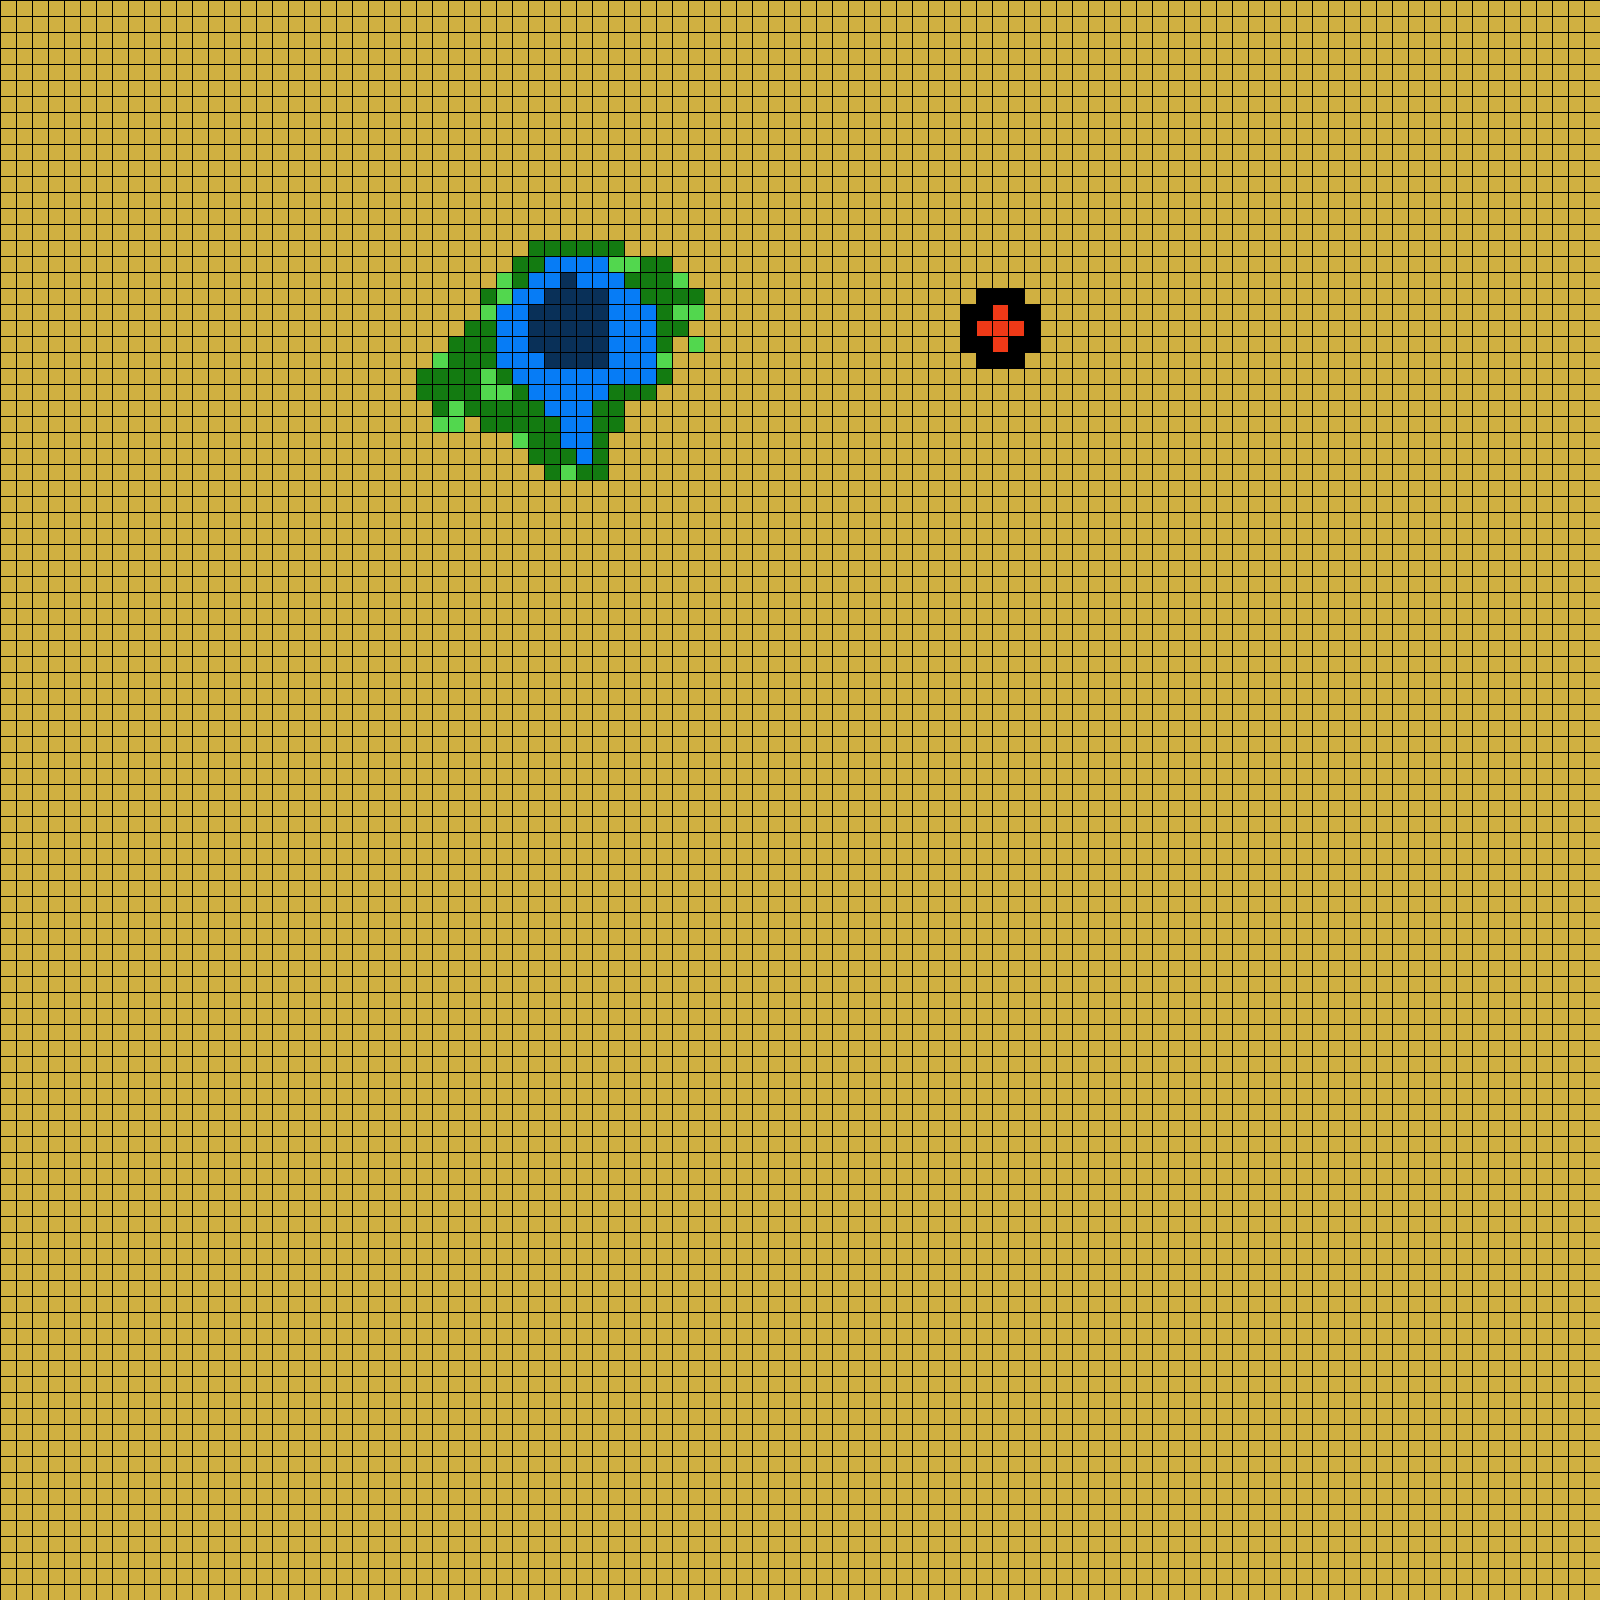

The image is a tile-based game level rendered from a .tmx file. Its description and source (layers, tilesets, objects; grid data summarised) follow:
An orthogonal 100x100 tile map with 16x16 px tiles, 3 tile layers (Tile Layer 1, Tile Layer 2, Tile Layer 3).

<map version="1.0" orientation="orthogonal" renderorder="right-down" width="100" height="100" tilewidth="16" tileheight="16" nextobjectid="3">
 <tileset firstgid="1" name="test16sheet" tilewidth="16" tileheight="16" tilecount="1024" columns="32">
  <image source="../gfx/test16sheet.png" width="512" height="512" />
 </tileset>
 <objectgroup name="Object Layer 1" />
 <layer name="Tile Layer 1" width="100" height="100">
  <data>[10000 cells, 10000 non-empty, 7 distinct tile ids]</data>
 </layer>
 <layer name="Tile Layer 2" width="100" height="100">
  <data>[10000 cells, 0 non-empty, 0 distinct tile ids]</data>
 </layer>
 <layer name="Tile Layer 3" width="100" height="100">
  <data>[10000 cells, 0 non-empty, 0 distinct tile ids]</data>
 </layer>
</map>
